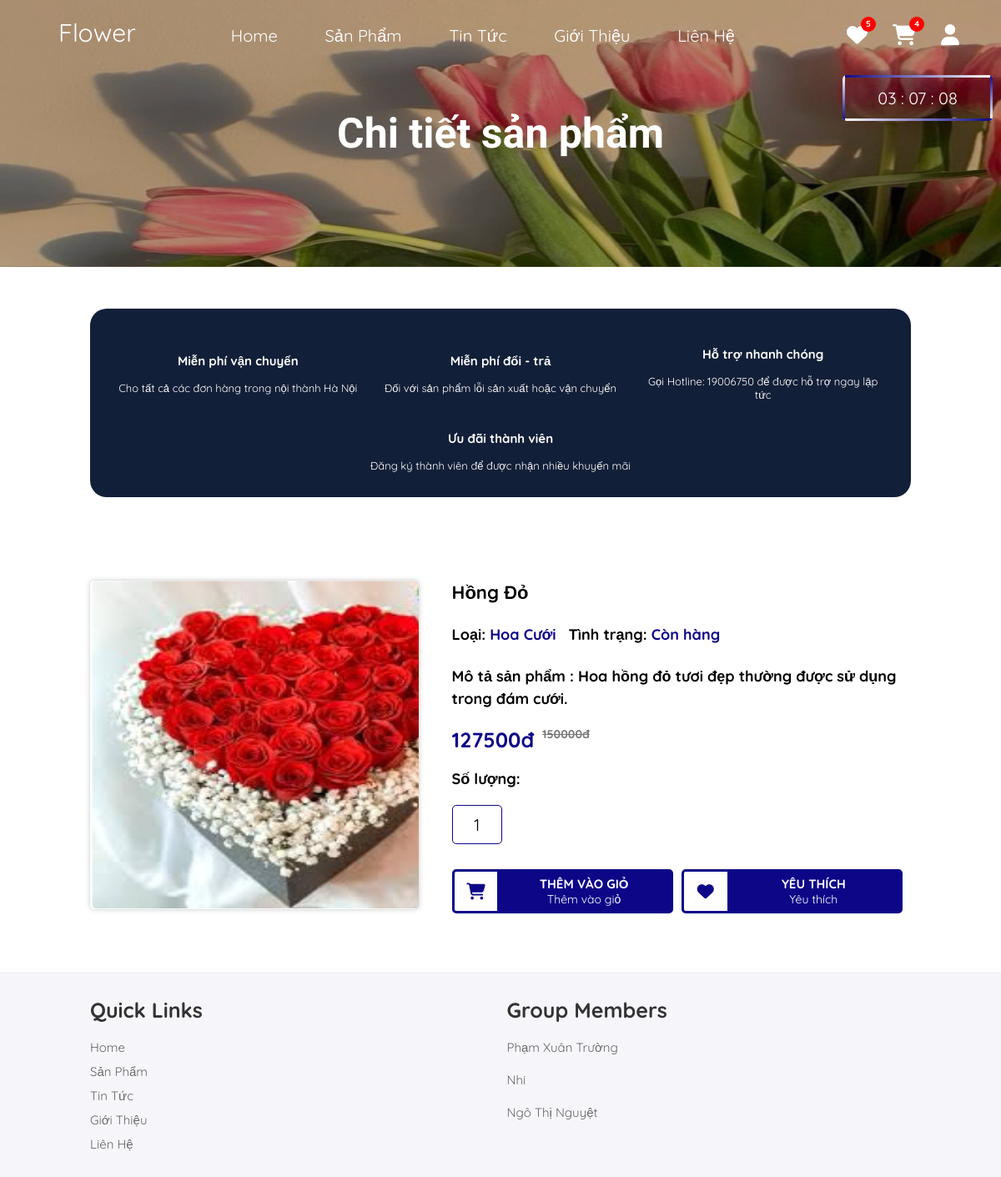
Screenshot of /src/product-details.php?id=1 (signed in) with the database file from the repository.
### tables this page shows
CREATE TABLE `flowers` (
  `flower_id` int(11) NOT NULL,
  `name` varchar(100) NOT NULL,
  `description` text DEFAULT NULL,
  `price` decimal(10,2) NOT NULL,
  `discount` int(11) NOT NULL,
  `stock` int(11) NOT NULL,
  `image_url` varchar(255) DEFAULT NULL,
  `category_id` int(11) DEFAULT NULL
);

CREATE TABLE `categories` (
  `category_id` int(11) NOT NULL,
  `name` varchar(100) NOT NULL
);

### src/product-details.php (the view, shortened to what this page needs)
<?php
    @include("../DB/connection.php");
    $product_id = isset($_GET['id']) ? (int)$_GET['id'] : 0;
    if ($product_id > 0) {
        $stmt = $conn->prepare("SELECT flowers.*,categories.name as c_name FROM flowers join categories on flowers.category_id = categories.category_id WHERE flowers.flower_id = ?");
        $stmt->bind_param("i", $product_id);
        $stmt->execute();
        $result = $stmt->get_result();
        $product1 = $result->fetch_assoc();
    }
?>
<!DOCTYPE html>
<html lang="en">
<head>
    <link rel="stylesheet" href="https://cdnjs.cloudflare.com/ajax/libs/font-awesome/6.6.0/css/all.min.css">
    <link rel="stylesheet" href="../css/trangchu.css">
    <link rel="stylesheet" href="../css/products.css">
    <link rel="stylesheet" href="../css/product-details.css">
    <link rel="stylesheet" href="https://cdnjs.cloudflare.com/ajax/libs/Swiper/3.4.2/css/swiper.css">
    <link rel="stylesheet" href="https://cdnjs.cloudflare.com/ajax/libs/Swiper/3.4.2/css/swiper.min.css">
</head>
<body>
    <?php @include('header.php');?>
    <section>
        <div class="icons-container">
            <div class="icons">
                <div class="info">
                    <p>Miễn phí vận chuyển</p>
                    <span>Cho tất cả các đơn hàng trong nội thành Hà Nội</span>
                </div>
            </div>
            <div class="icons">
                <div class="info">
                    <p>Miễn phí đổi - trả</p>
                    <span>Đối với sản phẩm lỗi sản xuất hoặc vận chuyển</span>
                </div>
            </div>
            <div class="icons">
                <div class="info">
                    <p>Hỗ trợ nhanh chóng</p>
                    <span>Gọi Hotline: 19006750 để được hỗ trợ ngay lập tức</span>
                </div>
            </div>
            <div class="icons">
                <div class="info">
                    <p>Ưu đãi thành viên</p>
                    <span>Đăng ký thành viên để được nhận nhiều khuyến mãi</span>
                </div>
            </div>
        </div>
    </section>
    <section>
        <div class="row">
            <?php if ($product_id > 0): ?>
                <div class="col-lg-4 col-left">
                    <div class="image-container">
                        <div class="image">
                            <?php
                                echo '<div class="img-pri"><img width="400px" height="400px" src="../images/img_products/'.$product1['image_url'].'" alt=""></div>';
                            ?>
                        </div>
                    </div>
                </div>
                <div class="col-lg-6 col-right">
                    <p class="productname"><?php echo $product1['name'];?></p>
                    <div class="infopro">
                        <p>Loại: <span><?php echo $product1['c_name'];?></span></p>
                        <p>Tình trạng: <span><?php if($product1['stock'] > 0){echo 'Còn hàng';} else{echo 'Hết hàng';}?></span></p>
                    </div>
                    <p class="quantity" style="line-height: 1.5;">Mô tả sản phẩm : <span><?php echo $product1['description'] ?></span></p>
                    <div class="price" style="display: flex;"><?php echo $product1['price'] * (1- $product1['discount']/100);?><span>đ</span>
                    <?php if($product1['discount'] > 0){
                        echo '<p
                        style="text-decoration: line-through!important;font-size: 14px;color: #7a7878; padding-left: 10px;">
                        '.($product1['price'] * 1).'<span>đ</span></p>';
                    }?>
                    </div>
                    <p class="quantity">Số lượng:</p>
                    <input class="number" type="text" id="qtym" name="quantity" value="1" maxlength="3" onkeypress="if ( isNaN(this.value + String.fromCharCode(event.keyCode) )) return false;" onchange="if(this.value == 0)this.value=1;">
                    <div class="flex">
                        <div class="button">
                            <button type="submit" class="flex add">
                                <div class="icon"><a href="" class="fas fa-shopping-cart"></a></div>
                                <div class="title">
                                    <p>Thêm vào giỏ</p>
                                    <span>Thêm vào giỏ</span>
                                </div>
                            </button>
                        </div>
                        <div class="button">
                            <button class="flex favourite">
                                <div class="icon"><a href="" class="fas fa-heart"></a></div>
                                <div class="title">
                                    <p>Yêu thích</p>
                                    <span>Yêu thích</span>
                                </div>
                            </button>
                        </div>
                    </div>
                </div>
            <?php else: ?>
                <h3>Không tìm thấy sản phẩm.</h3>
            <?php endif; ?>
        </div>
    </section>
    <?php @include('footer.php');?>
</body>
</html>

### css/trangchu.css (style rules this page uses)
:root { --blue:#003366; --blue-color: #0d0687; --start-linear: #0d0687; --end-linear : white; --active-color: #0d0687; }
* { box-sizing: border-box; font-family: 'Quicksand', sans-serif; margin: 0; padding: 0; box-sizing: border-box; outline: none; border: none; text-decoration: none!important; transition: .2s linear; }
html { font-size: 62.5%; scroll-behavior: smooth; scroll-padding-top: 6rem; overflow-x: hidden; }
section { padding: 2rem 9%; }
.icons-container { display: flex; width: 100%; background-color: #121F38; gap: 1.5; flex-wrap: wrap; color: #fff; border-radius: 2rem; padding: 2rem; margin: 3rem 0; }
.icons-container .icons { flex: 1 1 25rem; display: flex; flex-direction: column; justify-content: center; align-items: center; text-align: center; padding: 1rem; position: relative; }
.icons-container .icons .info p { font-size: 1.5rem; font-weight: 700; padding: 1.5rem 0; }
.icons-container .icons .info span { font-size: 1.3rem; }
.flex { display: flex; justify-content: center; align-items: center; }

### css/products.css (style rules this page uses)
.col-lg-4 { flex: 0 0 40%; max-width: 40%; }
.col-lg-6 { flex: 0 0 60%; max-width: 60%; }
.row { display: flex; flex-wrap: wrap; margin-top: 30px; }

### css/product-details.css (style rules this page uses)
.row .col-left .image { position: relative; width: 100%; height: 100%; z-index: 1; display: flex; transition-property: transform; box-sizing: content-box; }
.row .image-container { margin-left: auto; margin-right: auto; position: relative; overflow: hidden; list-style: none; padding: 0; z-index: 1; box-shadow: 0 0px 2px 0 rgba(60, 64, 67, 0.1), 0 0px 6px 0px rgba(60, 64, 67, 0.25); border-radius: 5px; }
.row .col-left .image .img-pri { padding-bottom: 100%; display: block; height: 0; background: #fff; overflow: hidden; border-radius: 5px; flex-shrink: 0; position: relative; transition-property: transform; width: 512px; }
.row .col-left .image .img-pri img { left: 50%; top: 50%; transform: translate(-50%, -50%); max-width: 99%; max-height: 100%; width: 100% !important; height: 100% !important; position: absolute; border-radius: 5px; }
.row .col-right { padding-left: 40px; }
.row .col-right .productname { font-size: 22px; font-weight: bold; text-transform: capitalize; }
.row .col-right .infopro { display: flex; margin: 25px 0; }
.row .col-right .infopro p { font-size: 18px; padding-right: 15px; font-weight: bold; }
.row .col-right .price { font-size: 25px; font-weight: bold; color: var(--blue-color); }
.row .col-right .quantity { font-size: 18px; font-weight: bold; margin: 20px 0; }
.row .col-right .number { border: 1px solid var(--blue-color); border-radius: 5px; max-width: 60px; padding: 10px; text-align: center; font-size: 20px; }
.row .col-right .infopro p span { color: var(--blue-color); font-weight: bold; }
.row .col-right .flex .button { flex: 0 0 50%; padding-right: 10px; overflow: hidden; margin-top: 30px; }
.row .col-right .flex .button button { background-color: white; border: 3px solid var(--blue-color); width: 100%; border-radius: 5px; }
.row .col-right .flex .button button .icon { flex: 0 0 20%; font-size: 20px; }
.row .col-right .flex .button button .icon a { color: var(--blue-color); }
.row .col-right .flex .button button .title { flex: 0 0 80%; background-color: var(--blue-color); padding: 5px; color: white; }
.row .col-right .flex .button button .title p { font-size: 15px; text-transform: uppercase; font-weight: 700; }
.row .col-right .flex .button button .title span { font-size: 14px; }

### rows the page displays
flowers: image_url (picture), name "Hồng Đỏ", category.name "Hoa Cưới", description "Hoa hồng đỏ tươi đẹp thường được sử dụng trong đám cưới.", $product1['price'] * (1- $product1['discount']/100) "127500", $product1['price']*1 "150000"

### other values shown
$favourites_length "5"
$carts_length "4"
